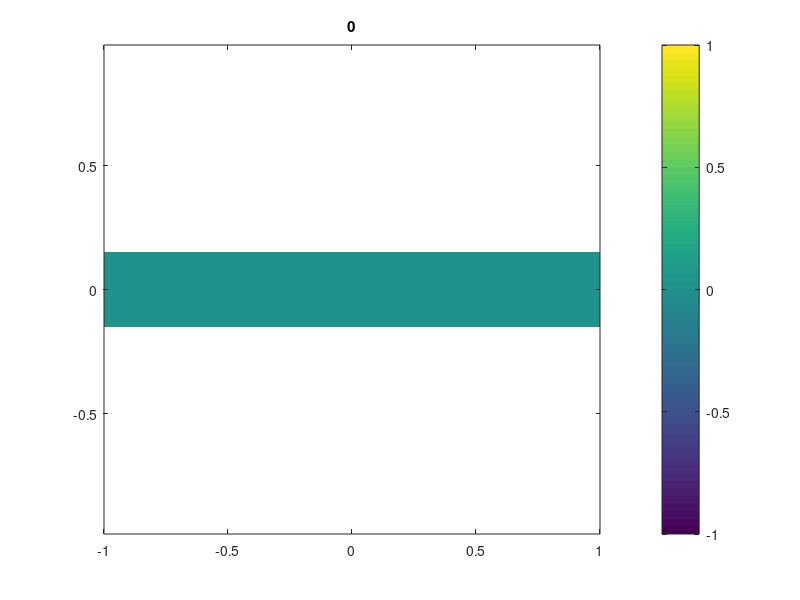
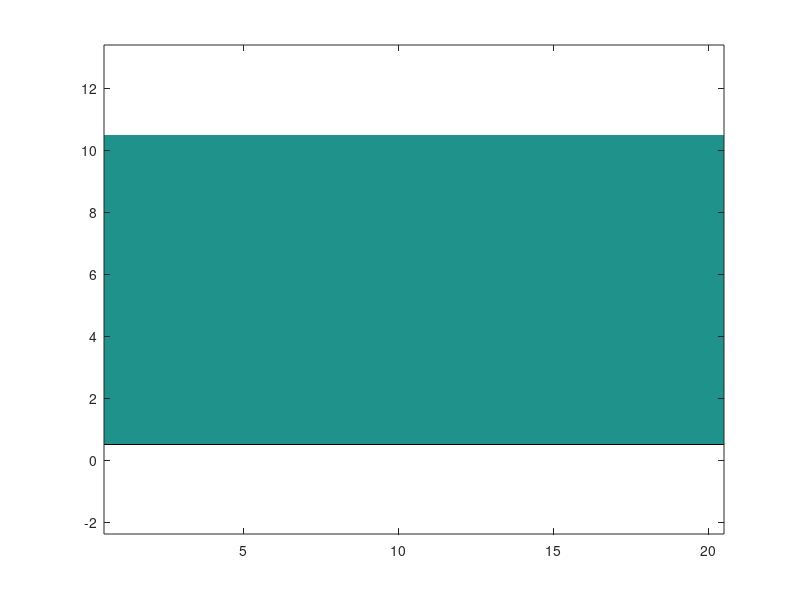

Source code (MATLAB) for these figures, in order: (Note: this script raises an error after producing the figures.)
calctype = 2; % 1: 1D, 2:2D, 3:3D

heatsinkedboundary = false;

dt = 0.0001;

dx = 0.1;
dy = 0.03;
dz = 0.08;

TC = [10 ; 1];

VHC = [1 ; 2];

nx = 20;
ny = 10;
nz = 30;
nt = 500;

%% Calculate matrices used for Douglas-Gunn ADI method
x = dx*(-(nx-1)/2:(nx-1)/2);
y = dy*(-(ny-1)/2:(ny-1)/2);
switch calctype
    case 1
        N = nx;
        M   = ones(nx,1);
        M(12:13) = 2;
        ABS = zeros(nx,1); % Power deposited per unit length/area/volume per unit time
        ABS(10) = 100;

        A1xy_full = eye(N);
        Bxy_full = eye(N);
        B_rhs = zeros(N,1);
        for i=1:N
            ix = i;
            heatsinkedvoxel = heatsinkedboundary && (ix == 1 || ix == nx);
            if ix ~= 1 && ix ~= nx
                TC_eff_posx = 2*TC(M(i))*TC(M(i+1))/(TC(M(i))+TC(M(i+1)));
                if isnan(TC_eff_posx)
                    TC_eff_posx = 0;
                end
                TC_eff_negx = 2*TC(M(i))*TC(M(i-1))/(TC(M(i))+TC(M(i-1)));
                if isnan(TC_eff_negx)
                    TC_eff_negx = 0;
                end
                A1xy_full(i,i)   = A1xy_full(i,i)   + dt*(TC_eff_posx + TC_eff_negx)/(2*VHC(M(i))*dx^2);
                A1xy_full(i,i-1) = A1xy_full(i,i-1) - dt*TC_eff_negx /(2*VHC(M(i))*dx^2);
                A1xy_full(i,i+1) = A1xy_full(i,i+1) - dt*TC_eff_posx /(2*VHC(M(i))*dx^2);
                Bxy_full(i,i)   = Bxy_full(i,i)   - dt*(TC_eff_posx + TC_eff_negx)/(2*VHC(M(i))*dx^2);
                Bxy_full(i,i-1) = Bxy_full(i,i-1) + dt*TC_eff_negx /(2*VHC(M(i))*dx^2);
                Bxy_full(i,i+1) = Bxy_full(i,i+1) + dt*TC_eff_posx /(2*VHC(M(i))*dx^2);
            elseif ~heatsinkedvoxel
                if ix == 1
                    TC_eff_posx = 2*TC(M(i))*TC(M(i+1))/(TC(M(i))+TC(M(i+1)));
                    if isnan(TC_eff_posx)
                        TC_eff_posx = 0;
                    end
                    A1xy_full(i,i)   = A1xy_full(i,i)   + dt*TC_eff_posx/(2*VHC(M(i))*dx^2);
                    A1xy_full(i,i+1) = A1xy_full(i,i+1) - dt*TC_eff_posx /(2*VHC(M(i))*dx^2);
                    Bxy_full(i,i)   = Bxy_full(i,i)   - dt*TC_eff_posx/(2*VHC(M(i))*dx^2);
                    Bxy_full(i,i+1) = Bxy_full(i,i+1) + dt*TC_eff_posx /(2*VHC(M(i))*dx^2);
                else
                    TC_eff_negx = 2*TC(M(i))*TC(M(i-1))/(TC(M(i))+TC(M(i-1)));
                    if isnan(TC_eff_negx)
                        TC_eff_negx = 0;
                    end
                    A1xy_full(i,i)   = A1xy_full(i,i)   + dt*TC_eff_negx /(2*VHC(M(i))*dx^2);
                    A1xy_full(i,i-1) = A1xy_full(i,i-1) - dt*TC_eff_negx /(2*VHC(M(i))*dx^2);
                    Bxy_full(i,i)   = Bxy_full(i,i)   - dt*TC_eff_negx /(2*VHC(M(i))*dx^2);
                    Bxy_full(i,i-1) = Bxy_full(i,i-1) + dt*TC_eff_negx /(2*VHC(M(i))*dx^2);
                end
            end
            if ~heatsinkedvoxel
                B_rhs(i) = ABS(i)*dt/VHC(M(i));
            end
        end
        A1xy = sparse(A1xy_full);
        Bxy = sparse(Bxy_full);

        Txy = zeros(nx,1);
        Txy([1 end]) = 0;
        figure(1);clf;
        h_line = plot(Txy);
        h_title = title('0');
        % ylim([0 1.5]);
        for i=1:nt
            Txy = A1xy\(Bxy*Txy + B_rhs);
            h_line.YData = Txy;
            h_title.String = num2str(i);
            drawnow;
        end
        
        
        
        
        
        
        
        
        
        
    case 2
        N = nx*ny;
        M = ones(nx,ny);
%         M(5:15,23:30) = 2;
%         M(1:2,1:2) = 2;
        ABS = zeros(nx,ny); % Power deposited per unit length/area/volume per unit time
%         ABS(16,22) = 100;
        ABS(3,3) = 100;
        
        A1xy_full     = zeros(N); % In xy form
        A2xy_full     = zeros(N); % In xy form
        A2yx_full     = zeros(N); % In yx form
        Bxy_full      = -eye(N); % In xy form
        sxy           = zeros(N,1); % In xy form
        for i=1:N % i is the xy linear index
            [ix,iy] = ind2sub([nx,ny],i);
            j = sub2ind([ny nx],iy,ix); % j is the yx linear index
            heatsinkedvoxel = heatsinkedboundary && (ix == 1 || iy == 1 || ix == nx || iy == ny);
            
            %% x couplings
            if ix ~= 1 && ix ~= nx
                TC_eff_posx = 2*TC(M(i))*TC(M(i+1))/(TC(M(i))+TC(M(i+1)));
                if isnan(TC_eff_posx)
                    TC_eff_posx = 0;
                end
                TC_eff_negx = 2*TC(M(i))*TC(M(i-1))/(TC(M(i))+TC(M(i-1)));
                if isnan(TC_eff_negx)
                    TC_eff_negx = 0;
                end
                A1xy_full(i,i)   = A1xy_full(i,i)   + dt*(TC_eff_posx + TC_eff_negx)/(2*VHC(M(i))*dx^2);
                A1xy_full(i,i-1) = A1xy_full(i,i-1) - dt*TC_eff_negx/(2*VHC(M(i))*dx^2);
                A1xy_full(i,i+1) = A1xy_full(i,i+1) - dt*TC_eff_posx/(2*VHC(M(i))*dx^2);
                Bxy_full(i,i)    = Bxy_full(i,i  )  + dt*(TC_eff_posx + TC_eff_negx)/(2*VHC(M(i))*dx^2);
                Bxy_full(i,i-1)  = Bxy_full(i,i-1)  - dt*TC_eff_negx/(2*VHC(M(i))*dx^2);
                Bxy_full(i,i+1)  = Bxy_full(i,i+1)  - dt*TC_eff_posx/(2*VHC(M(i))*dx^2);
            elseif ~heatsinkedvoxel
                if ix == 1
                    TC_eff_posx = 2*TC(M(i))*TC(M(i+1))/(TC(M(i))+TC(M(i+1)));
                    if isnan(TC_eff_posx)
                        TC_eff_posx = 0;
                    end
                    A1xy_full(i,i)   = A1xy_full(i,i)   + dt*TC_eff_posx/(2*VHC(M(i))*dx^2);
                    A1xy_full(i,i+1) = A1xy_full(i,i+1) - dt*TC_eff_posx/(2*VHC(M(i))*dx^2);
                    Bxy_full(i,i)    = Bxy_full(i,i  )  + dt*TC_eff_posx/(2*VHC(M(i))*dx^2);
                    Bxy_full(i,i+1)  = Bxy_full(i,i+1)  - dt*TC_eff_posx/(2*VHC(M(i))*dx^2);
                else
                    TC_eff_negx = 2*TC(M(i))*TC(M(i-1))/(TC(M(i))+TC(M(i-1)));
                    if isnan(TC_eff_negx)
                        TC_eff_negx = 0;
                    end
                    A1xy_full(i,i)   = A1xy_full(i,i)   + dt*TC_eff_negx/(2*VHC(M(i))*dx^2);
                    A1xy_full(i,i-1) = A1xy_full(i,i-1) - dt*TC_eff_negx/(2*VHC(M(i))*dx^2);
                    Bxy_full(i,i)    = Bxy_full(i,i  )  + dt*TC_eff_negx/(2*VHC(M(i))*dx^2);
                    Bxy_full(i,i-1)  = Bxy_full(i,i-1)  - dt*TC_eff_negx/(2*VHC(M(i))*dx^2);
                end
            end
            
            %% y couplings
            if iy ~= 1 && iy ~= ny
                TC_eff_posy = 2*TC(M(i))*TC(M(i+nx))/(TC(M(i))+TC(M(i+nx)));
                if isnan(TC_eff_posy)
                    TC_eff_posy = 0;
                end
                TC_eff_negy = 2*TC(M(i))*TC(M(i-nx))/(TC(M(i))+TC(M(i-nx)));
                if isnan(TC_eff_negy)
                    TC_eff_negy = 0;
                end
                A2xy_full(i,i)    = A2xy_full(i,i)    + dt*(TC_eff_posy + TC_eff_negy)/(2*VHC(M(i))*dy^2);
                A2xy_full(i,i-nx) = A2xy_full(i,i-nx) - dt*TC_eff_negy /(2*VHC(M(i))*dy^2);
                A2xy_full(i,i+nx) = A2xy_full(i,i+nx) - dt*TC_eff_posy /(2*VHC(M(i))*dy^2);
                A2yx_full(j,j)    = A2yx_full(j,j)    + dt*(TC_eff_posy + TC_eff_negy)/(2*VHC(M(i))*dy^2);
                A2yx_full(j,j-1)  = A2yx_full(j,j-1)  - dt*TC_eff_negy /(2*VHC(M(i))*dy^2);
                A2yx_full(j,j+1)  = A2yx_full(j,j+1)  - dt*TC_eff_posy /(2*VHC(M(i))*dy^2);
                Bxy_full(i,i)     = Bxy_full(i,i   )  + dt*(TC_eff_posy + TC_eff_negy)/(2*VHC(M(i))*dy^2);
                Bxy_full(i,i-nx)  = Bxy_full(i,i-nx)  - dt*TC_eff_negy /(2*VHC(M(i))*dy^2);
                Bxy_full(i,i+nx)  = Bxy_full(i,i+nx)  - dt*TC_eff_posy /(2*VHC(M(i))*dy^2);
            elseif ~heatsinkedvoxel
                if iy == 1
                    TC_eff_posy = 2*TC(M(i))*TC(M(i+nx))/(TC(M(i))+TC(M(i+nx)));
                    if isnan(TC_eff_posy)
                        TC_eff_posy = 0;
                    end
                    A2xy_full(i,i)    = A2xy_full(i,i)    + dt*TC_eff_posy/(2*VHC(M(i))*dy^2);
                    A2xy_full(i,i+nx) = A2xy_full(i,i+nx) - dt*TC_eff_posy/(2*VHC(M(i))*dy^2);
                    A2yx_full(j,j)    = A2yx_full(j,j)    + dt*TC_eff_posy/(2*VHC(M(i))*dy^2);
                    A2yx_full(j,j+1)  = A2yx_full(j,j+1)  - dt*TC_eff_posy/(2*VHC(M(i))*dy^2);
                    Bxy_full(i,i)     = Bxy_full(i,i   )  + dt*TC_eff_posy/(2*VHC(M(i))*dy^2);
                    Bxy_full(i,i+nx)  = Bxy_full(i,i+nx)  - dt*TC_eff_posy/(2*VHC(M(i))*dy^2);
                else
                    TC_eff_negy = 2*TC(M(i))*TC(M(i-nx))/(TC(M(i))+TC(M(i-nx)));
                    if isnan(TC_eff_negy)
                        TC_eff_negy = 0;
                    end
                    A2xy_full(i,i)    = A2xy_full(i,i)    + dt*TC_eff_negy/(2*VHC(M(i))*dy^2);
                    A2xy_full(i,i-nx) = A2xy_full(i,i-nx) - dt*TC_eff_negy/(2*VHC(M(i))*dy^2);
                    A2yx_full(j,j)    = A2yx_full(j,j)    + dt*TC_eff_negy/(2*VHC(M(i))*dy^2);
                    A2yx_full(j,j-1)  = A2yx_full(j,j-1)  - dt*TC_eff_negy/(2*VHC(M(i))*dy^2);
                    Bxy_full(i,i)     = Bxy_full(i,i   )  + dt*TC_eff_negy/(2*VHC(M(i))*dy^2);
                    Bxy_full(i,i-nx)  = Bxy_full(i,i-nx)  - dt*TC_eff_negy/(2*VHC(M(i))*dy^2);
                end
            end
            
            %% Absorption
            if ~heatsinkedvoxel
                sxy(i) = ABS(i)*dt/VHC(M(i));
            end
        end
        A1xy = sparse(A1xy_full);
        A2xy = sparse(A2xy_full);
        A2yx = sparse(A2yx_full);
        Bxy  = sparse(Bxy_full);
        IplusA1xy = eye(N) + A1xy;
        minusBxyminusA2xy = - Bxy - A2xy;
        IplusA2yx = eye(N) + A2yx;
        
        figure(2);clf;
        imagesc(M.');
        axis equal
        axis tight
        axis xy
        
        Txy = zeros(nx*ny,1); % In xy form
        Txy([1 end]) = 0;
        figure(1);clf;
        h_im = imagesc(x,y,reshape(Txy,[nx ny]).');
        colorbar;
        axis equal
        axis tight
        axis xy
        h_title = title('0');
%         caxis([0 0.2]);
        for i=1:nt
            v1xy = IplusA1xy\(minusBxyminusA2xy*Txy + sxy); % This is the intermediate temperature estimate in xy form
            h_im.CData = reshape(v1xy,[nx ny]).';
%             Txy = v1xy;
            rhs2xy = v1xy + A2xy*Txy;
            rhs2yx = reshape(permute(reshape(rhs2xy,[nx ny]),[2 1]),[N 1]);
            Tyx = IplusA2yx\rhs2yx; % New temperature
            h_im.CData = reshape(Tyx,[ny nx]);
            Txy = reshape(permute(reshape(Tyx,[ny nx]),[2 1]),[N 1]);
            colorbar;
            h_title.String = num2str(i);
            drawnow;
        end
        
end
